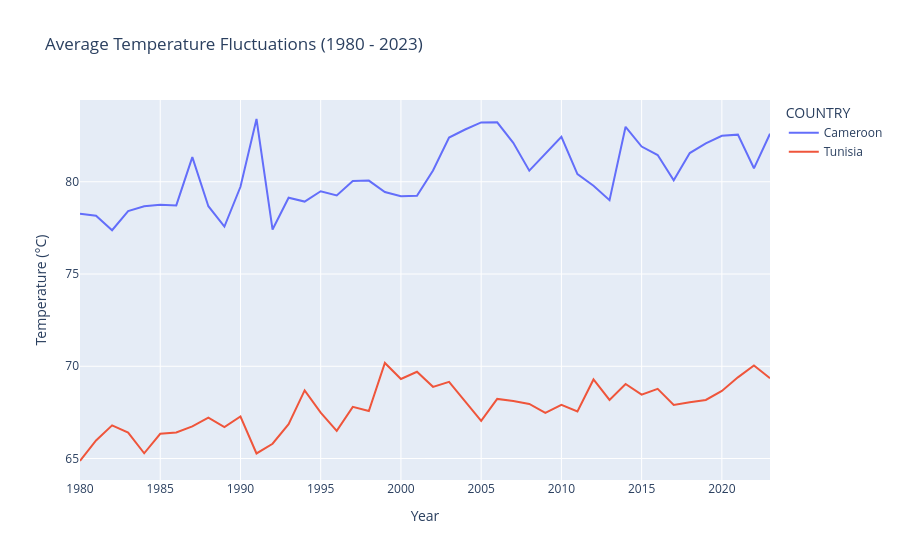

Notebook code for this chart:
### Code cell
fig1 = px.line(
    df_annual_avg, 
    x='Year', 
    y='TAVG', 
    color='COUNTRY',
    title='Average Temperature Fluctuations (1980 - 2023)',
    labels={'TAVG': 'Temperature (°C)', 'Year': 'Year'}
)
fig1.show()

### Figure 1 — Plotly figure (JSON) as saved in the notebook; plotly's stock layout.template omitted (floating-point values rounded to 4 significant figures)
{"data": [{"hovertemplate": "COUNTRY=Cameroon<br>Year=%{x}<br>Temperature (°C)=%{y}<extra></extra>", "legendgroup": "Cameroon", "line": {"color": "#636efa", "dash": "solid"}, "marker": {"symbol": "circle"}, "mode": "lines", "name": "Cameroon", "orientation": "v", "showlegend": true, "type": "scatter", "x": [1980, 1981, 1982, 1983, 1984, 1985, 1986, 1987, 1988, 1989, 1990, 1991, 1992, 1993, 1994, 1995, 1996, 1997, 1998, 1999, 2000, 2001, 2002, 2003, 2004, 2005, 2006, 2007, 2008, 2009, 2010, 2011, 2012, 2013, 2014, 2015, 2016, 2017, 2018, 2019, 2020, 2021, 2022, 2023], "xaxis": "x", "y": [78.26, 78.16, 77.38, 78.41, 78.67, 78.75, 78.72, 81.34, 78.68, 77.57, 79.73, 83.4, 77.41, 79.13, 78.93, 79.48, 79.26, 80.04, 80.06, 79.44, 79.21, 79.24, 80.61, 82.4, 82.83, 83.22, 83.22, 82.11, 80.6, 81.51, 82.43, 80.42, 79.78, 79.0, 82.98, 81.91, 81.45, 80.08, 81.56, 82.08, 82.49, 82.55, 80.73, 82.6], "yaxis": "y"}, {"hovertemplate": "COUNTRY=Tunisia<br>Year=%{x}<br>Temperature (°C)=%{y}<extra></extra>", "legendgroup": "Tunisia", "line": {"color": "#EF553B", "dash": "solid"}, "marker": {"symbol": "circle"}, "mode": "lines", "name": "Tunisia", "orientation": "v", "showlegend": true, "type": "scatter", "x": [1980, 1981, 1982, 1983, 1984, 1985, 1986, 1987, 1988, 1989, 1990, 1991, 1992, 1993, 1994, 1995, 1996, 1997, 1998, 1999, 2000, 2001, 2002, 2003, 2004, 2005, 2006, 2007, 2008, 2009, 2010, 2011, 2012, 2013, 2014, 2015, 2016, 2017, 2018, 2019, 2020, 2021, 2022, 2023], "xaxis": "x", "y": [64.87, 65.98, 66.8, 66.4, 65.28, 66.34, 66.41, 66.74, 67.21, 66.71, 67.28, 65.28, 65.8, 66.86, 68.69, 67.48, 66.5, 67.8, 67.58, 70.18, 69.31, 69.7, 68.88, 69.16, 68.1, 67.04, 68.23, 68.11, 67.96, 67.47, 67.91, 67.55, 69.29, 68.18, 69.04, 68.46, 68.78, 67.9, 68.05, 68.17, 68.66, 69.4, 70.04, 69.35], "yaxis": "y"}], "layout": {"legend": {"title": {"text": "COUNTRY"}, "tracegroupgap": 0}, "title": {"text": "Average Temperature Fluctuations (1980 - 2023)"}, "xaxis": {"anchor": "y", "domain": [0, 1], "title": {"text": "Year"}}, "yaxis": {"anchor": "x", "domain": [0, 1], "title": {"text": "Temperature (°C)"}}}}
